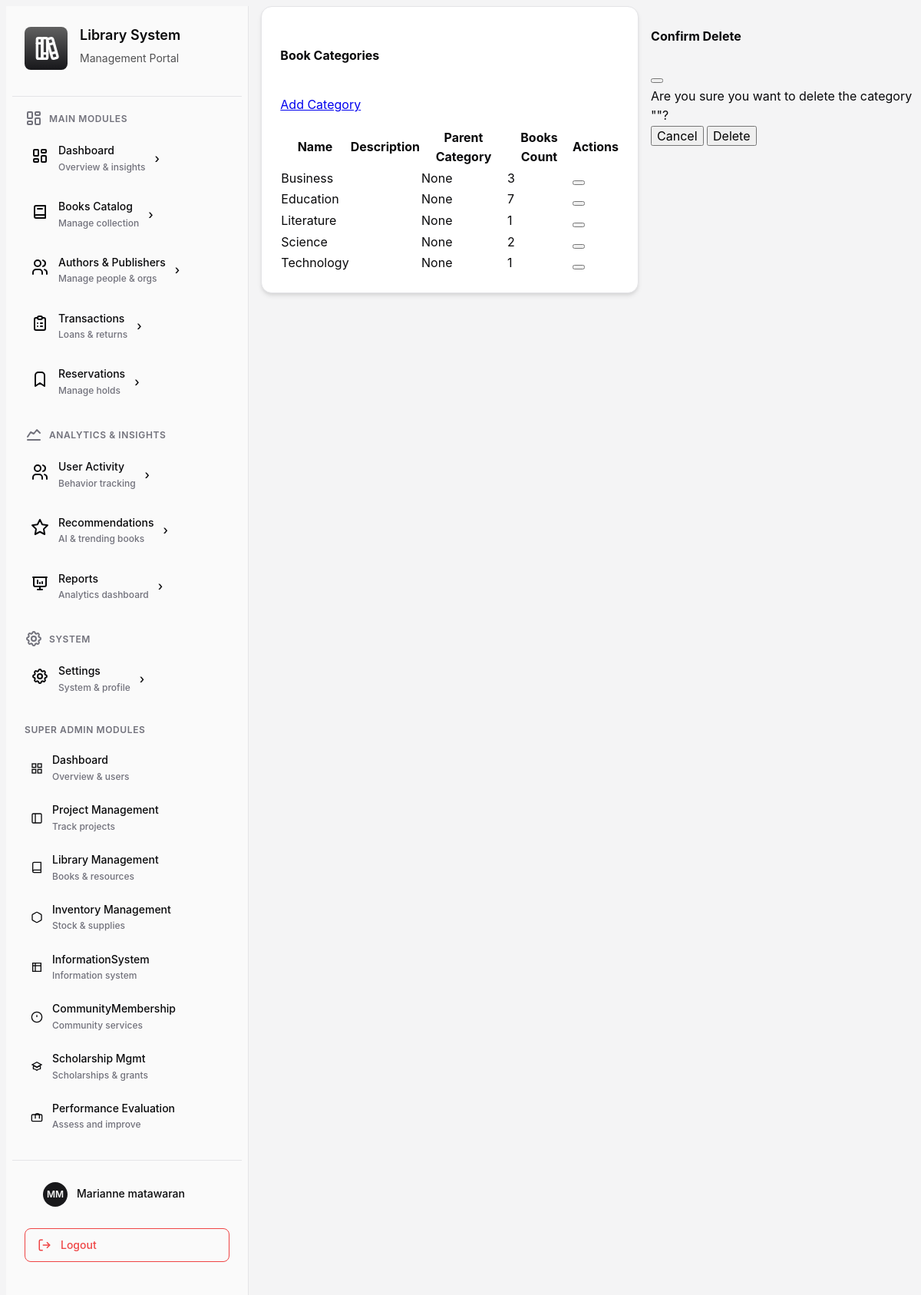
Before: /librarymanagement/categories/ (signed in) with the older database file.
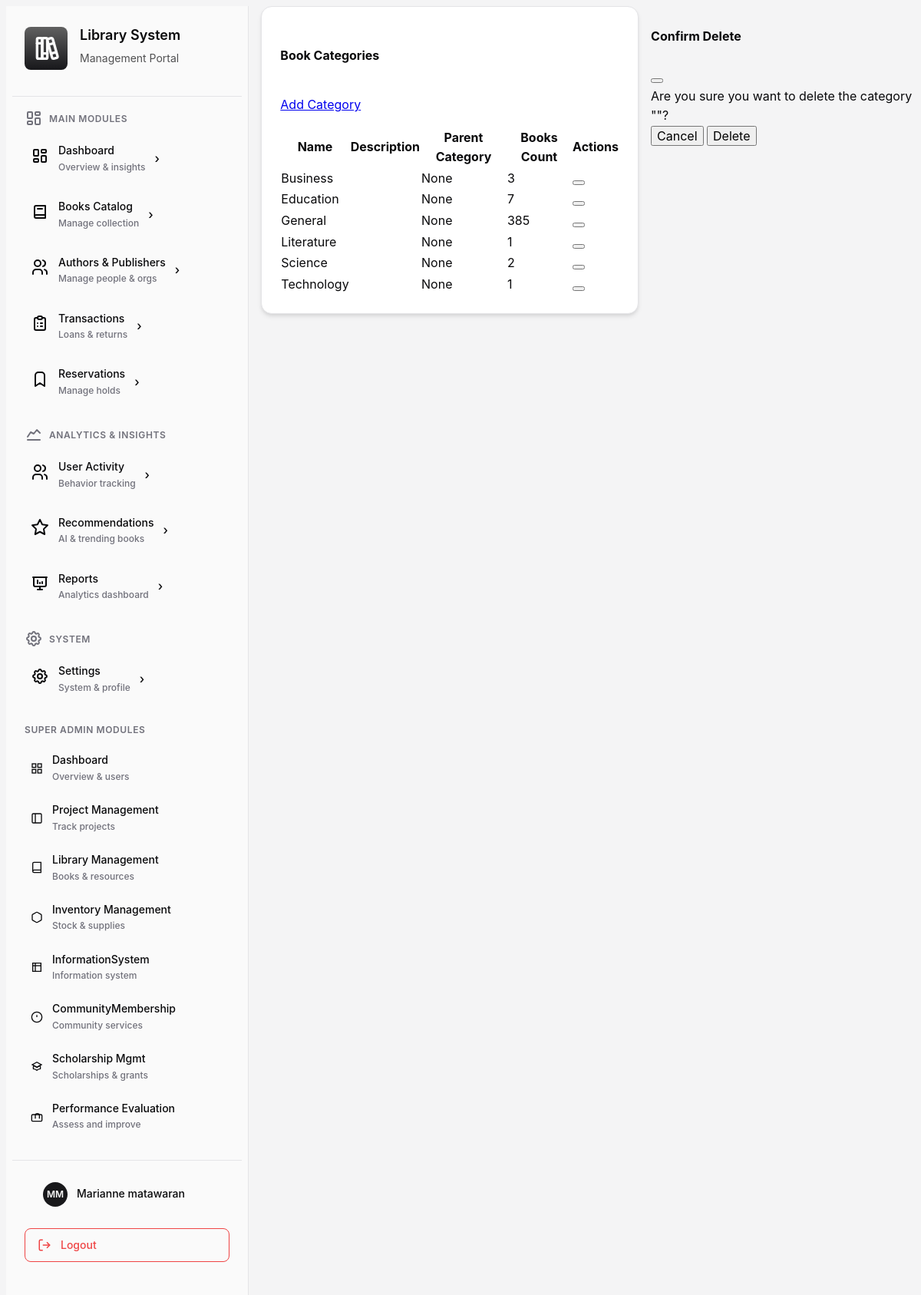
After: the same page with the newer database file.
### librarymanagement/models.py (models this page shows, shortened)
class Category(models.Model):
    id = models.UUIDField(primary_key=True, default=uuid.uuid4, editable=False)
    name = models.CharField(max_length=100, unique=True)
    description = models.TextField(blank=True)
    parent_category = models.ForeignKey(
        "self",
        on_delete=models.SET_NULL,
        null=True,
        blank=True,
        related_name="subcategories",
    )
    created_at = models.DateTimeField(auto_now_add=True)
    class Meta:
        verbose_name_plural = "Categories"
        ordering = ["name"]

### librarymanagement/views.py (the view)
# urls.py: path("categories/", views.categories_list, name="categories_list"),
@login_required(login_url="/librarymanagement/login")
@require_system_role(["admin", "superadmin"])
def categories_list(request):
    categories = Category.objects.all().prefetch_related("subcategories")
    return render(
        request,
        "librarymanagement/pages/categories_list.html",
        {"categories": categories},
    )

### core/models.py (called while the page is built)
    @property
    def first_name(self):
        return decrypt(self._first_name) if self._first_name else ''

    @property
    def last_name(self):
        return decrypt(self._last_name) if self._last_name else ''

### core/utils/encryption.py (called while the page is built)
def decrypt(value: str) -> str:
    if not value:
        return ""
    try:
        return fernet.decrypt(value.encode()).decode()
    except InvalidToken:
        return value

### librarymanagement/templates/librarymanagement/pages/categories_list.html (shortened to what this page needs)
{% extends "base.html" %}
{% load static %}
{% block content %}
  <div class="container-fluid py-4">
    <div class="row">
      <div class="col-12">
        <div class="card">
          <div class="card-header d-flex justify-content-between align-items-center">
            <h5 class="mb-0">Book Categories</h5>
            <a href="{% url 'librarymanagement:add_category' %}"
               class="btn btn-primary btn-sm">
              Add Category
            </a>
          </div>
          <div class="card-body">
            <div class="table-responsive">
              <table class="table table-striped">
                <thead>
                  <tr>
                    <th>Name</th>
                    <th>Description</th>
                    <th>Parent Category</th>
                    <th>Books Count</th>
                    <th>Actions</th>
                  </tr>
                </thead>
                <tbody>
                  {% for category in categories %}
                    <tr>
                      <td>{{ category.name }}</td>
                      <td>{{ category.description|truncatewords:10 }}</td>
                      <td>
                        {% if category.parent_category %}
                          {{ category.parent_category.name }}
                        {% else %}
                          <span class="text-muted">None</span>
                        {% endif %}
                      </td>
                      <td>{{ category.books.count }}</td>
                      <td>
                        <button type="button"
                                class="btn btn-sm btn-danger delete-category"
                                data-category-id="{{ category.id }}"
                                data-category-name="{{ category.name }}"
                                title="Delete">
                        </button>
                      </td>
                    </tr>
                  {% empty %}
                    <tr>
                      <td colspan="5" class="text-center text-muted py-4">No categories found. Create your first category!</td>
                    </tr>
                  {% endfor %}
                </tbody>
              </table>
            </div>
          </div>
        </div>
      </div>
    </div>
  </div>
  <div class="modal fade"
       id="deleteCategoryModal"
       tabindex="-1"
       aria-hidden="true">
    <div class="modal-dialog">
      <div class="modal-content">
        <div class="modal-header">
          <h5 class="modal-title">Confirm Delete</h5>
          <button type="button"
                  class="btn-close"
                  data-bs-dismiss="modal"
                  aria-label="Close"></button>
        </div>
        <div class="modal-body">
          Are you sure you want to delete the category ""?
        </div>
        <div class="modal-footer">
          <button type="button" class="btn btn-secondary" data-bs-dismiss="modal">Cancel</button>
          <button type="button" class="btn btn-danger" id="confirmDeleteCategory">Delete</button>
        </div>
      </div>
    </div>
  </div>
{% endblock content %}

Changed rows visible on the page:
added Category: name "General", shows "None", books.count "385"
